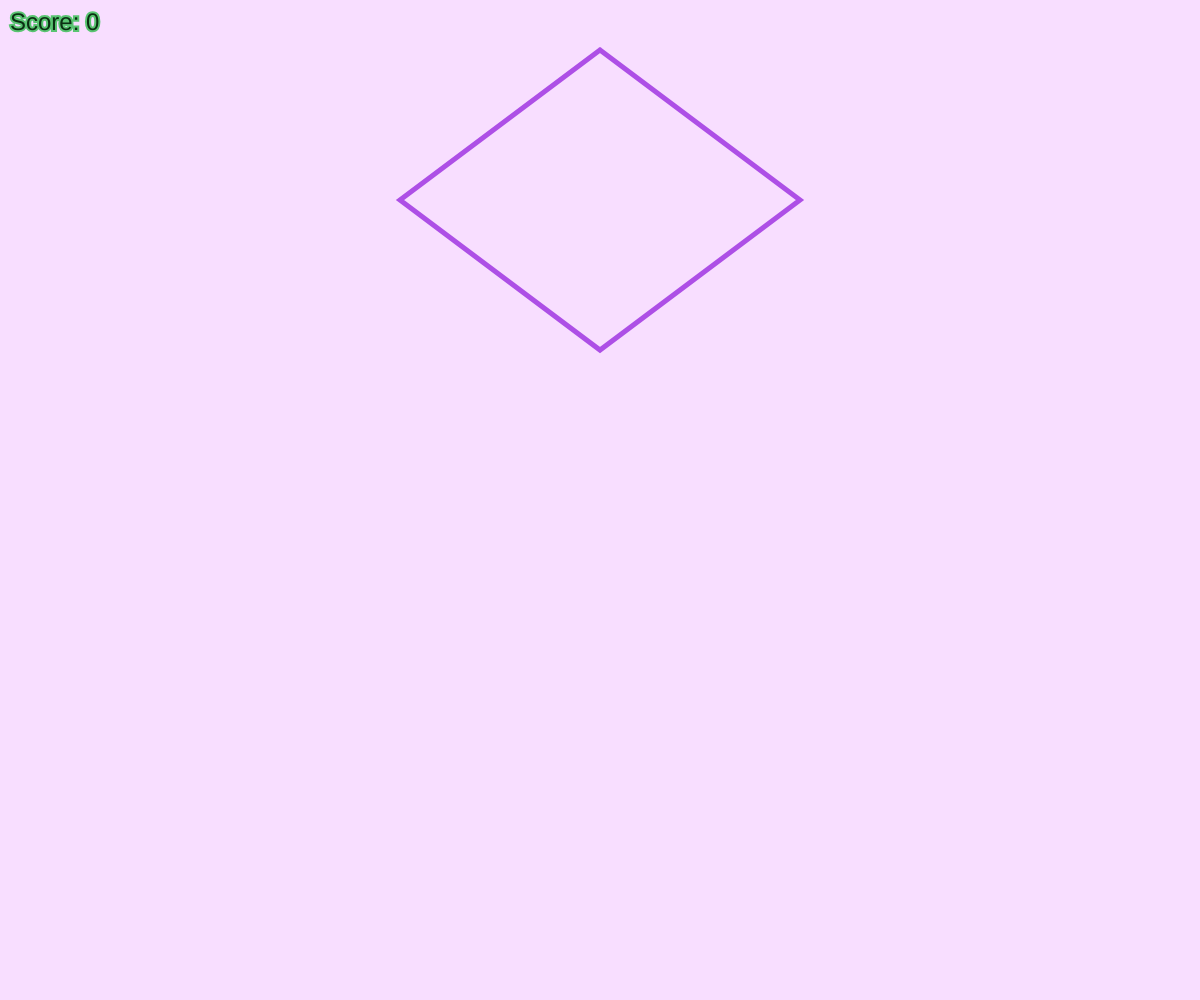
Frame 1 (no input)
Frame 60 (no input): identical to frame 1, image omitted
Frame 120 (the mouse pressed at the canvas centre since frame 60): identical to frame 1, image omitted

The p5.js sketch that drew this single still picture (run headless with seeded random() and noise() and a simulated clock; from frame 60 on, the mouse is pressed at the canvas centre):

// p5.js sketch
// ── sketch.js

let tracing = false;
let playerPath = [];
let targetPath = [];
let score = 0;

function setup() {
    createCanvas(window.innerWidth, window.innerHeight);
    defineTargetPath();
}

function draw() {
    background(248, 222, 255);
    
    // Draw the target shape
    stroke(173, 79, 230);
    strokeWeight(5);
    noFill();
    beginShape();
    for (let point of targetPath) {
        vertex(point.x, point.y);
    }
    endShape();
    //point.x, point.y

    // Draw the player's path
    stroke(35, 41, 115);
    strokeWeight(4);
    noFill();
    beginShape();
    for (let point of playerPath) {
        vertex(point.x, point.y);
    }
    endShape();

    // Display score
    fill(11, 48, 19 );
    stroke(89, 196, 113);
    textSize(24);
    text(`Score: ${score}`, 10, 30);
}

function mousePressed() {
    tracing = true;
    playerPath = [];
    score = 0; // Reset score
}

function mouseReleased() {
    tracing = false;
    calculateScore();
    text(`Your score is: ${score}`,50, 50);
}

function mouseDragged() {
    if (tracing) {
        playerPath.push(createVector(mouseX, mouseY));
    }
}

function defineTargetPath() {
    targetPath = [
        createVector(600, 50),
        createVector(400, 200),
        createVector(600, 350),
        createVector(800, 200),
        createVector(600, 50)
    ];
}

function calculateScore() {
    score = 0;
    for (let playerPoint of playerPath) {
        let closestDistance = Infinity;

        for (let targetPoint of targetPath) {
            const distance = dist(playerPoint.x, playerPoint.y, targetPoint.x, targetPoint.y);
            if (distance < closestDistance) {
                closestDistance = distance;
            }
        }

        // Award points based on distance
        if (closestDistance < 10) {
            score += 10; // Close to target
        } else if (closestDistance < 20) {
            score += 5; // Fairly close
        } else if (closestDistance < 30) {
            score += 1; // A bit far
        }
    }
}

// ── style.css

#backButton{
    a{
        text-decoration: none;
        color: white;
        padding-left: 1.5vw;
        padding-right: 1.5vw;
        padding-top: 0.5vh;
        padding-bottom: 0.5vh;
    }
    position: absolute;
    top: 2vh;
    right: 2vw;
    height: 4vh;
    display: flex;
    justify-content: center;
    align-items: center;
    background-color: rgb(89, 89, 255);
    border-radius: 1vh;
    margin-bottom: 1vh;
    border: 1px solid black; /* Added black border */
}
